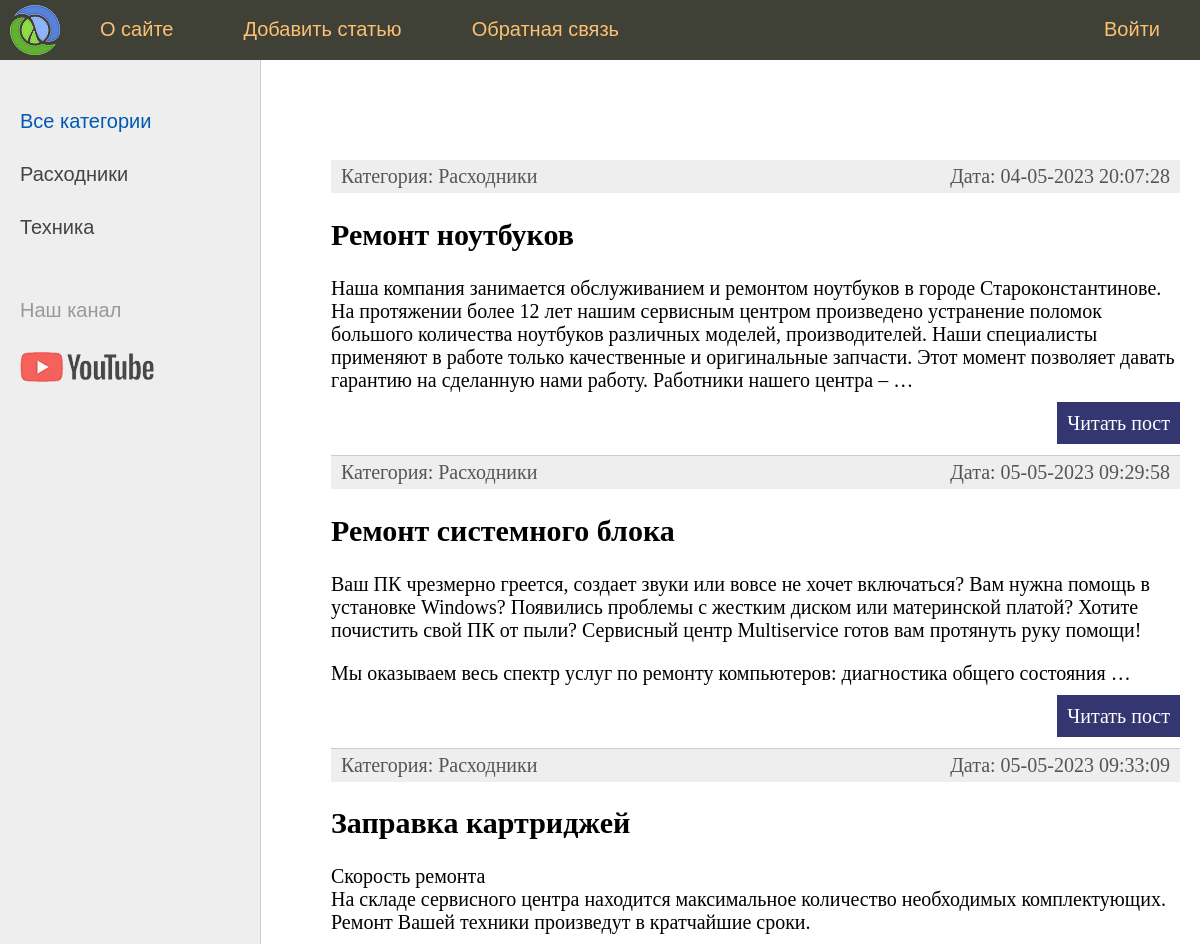
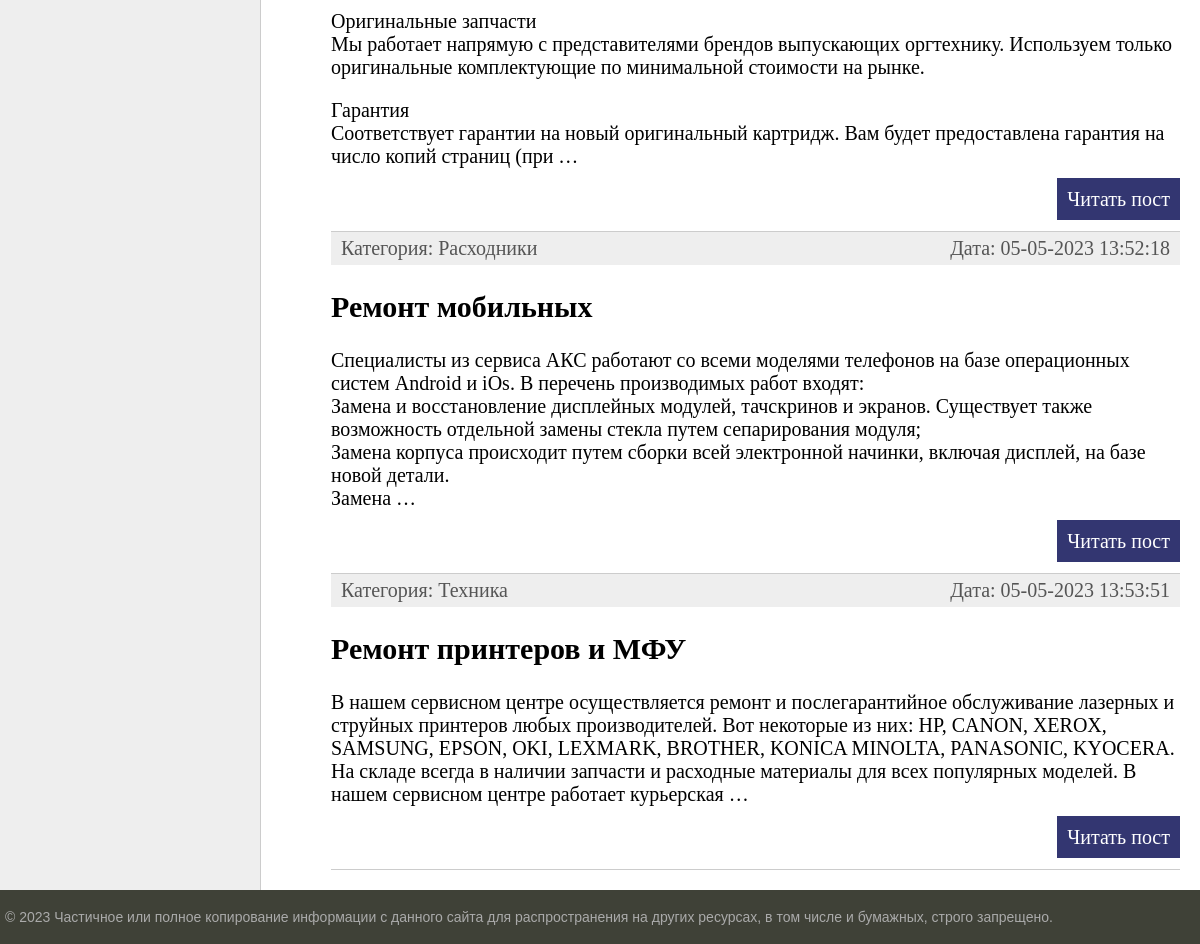
Before: / with the older database file (2 pictures, top to bottom).
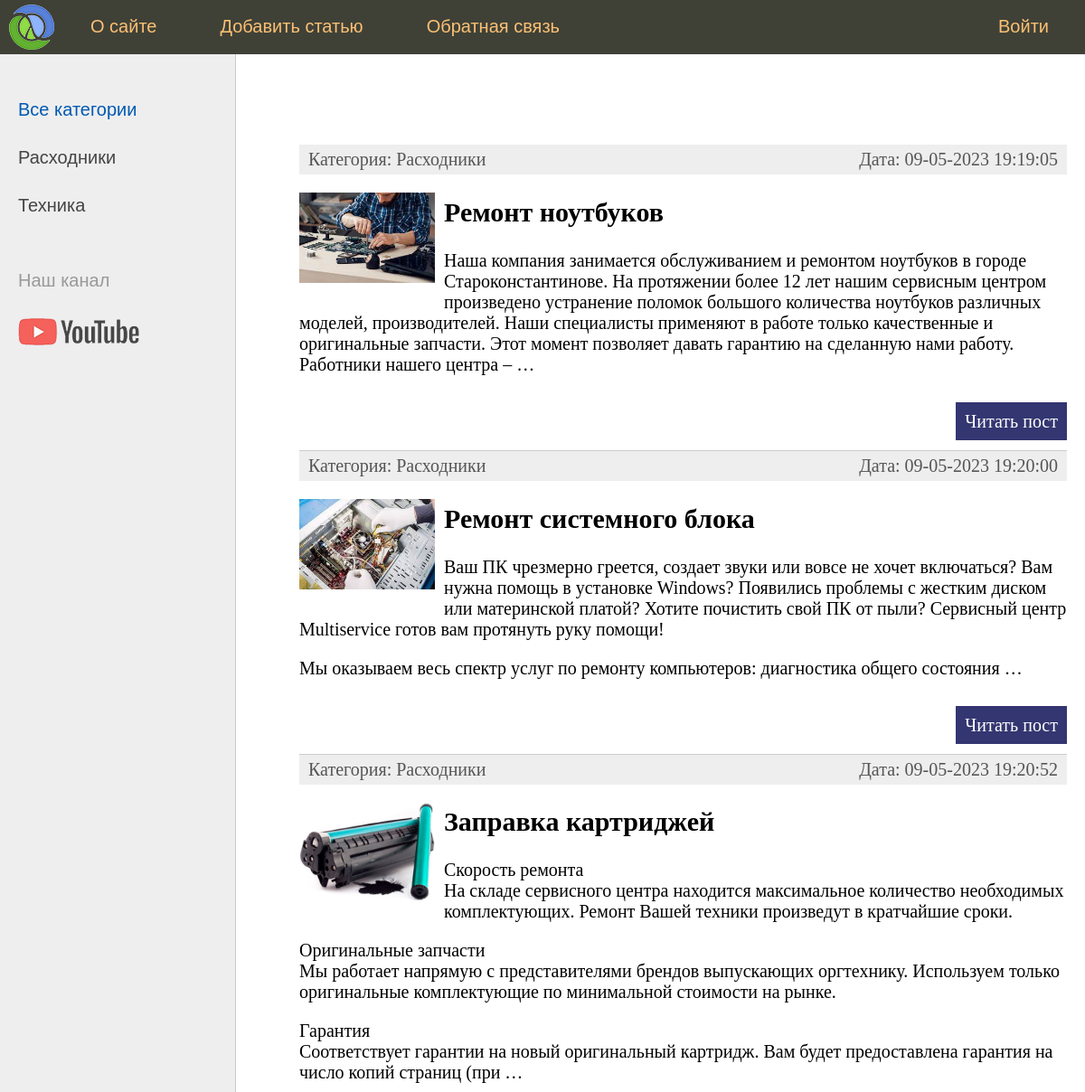
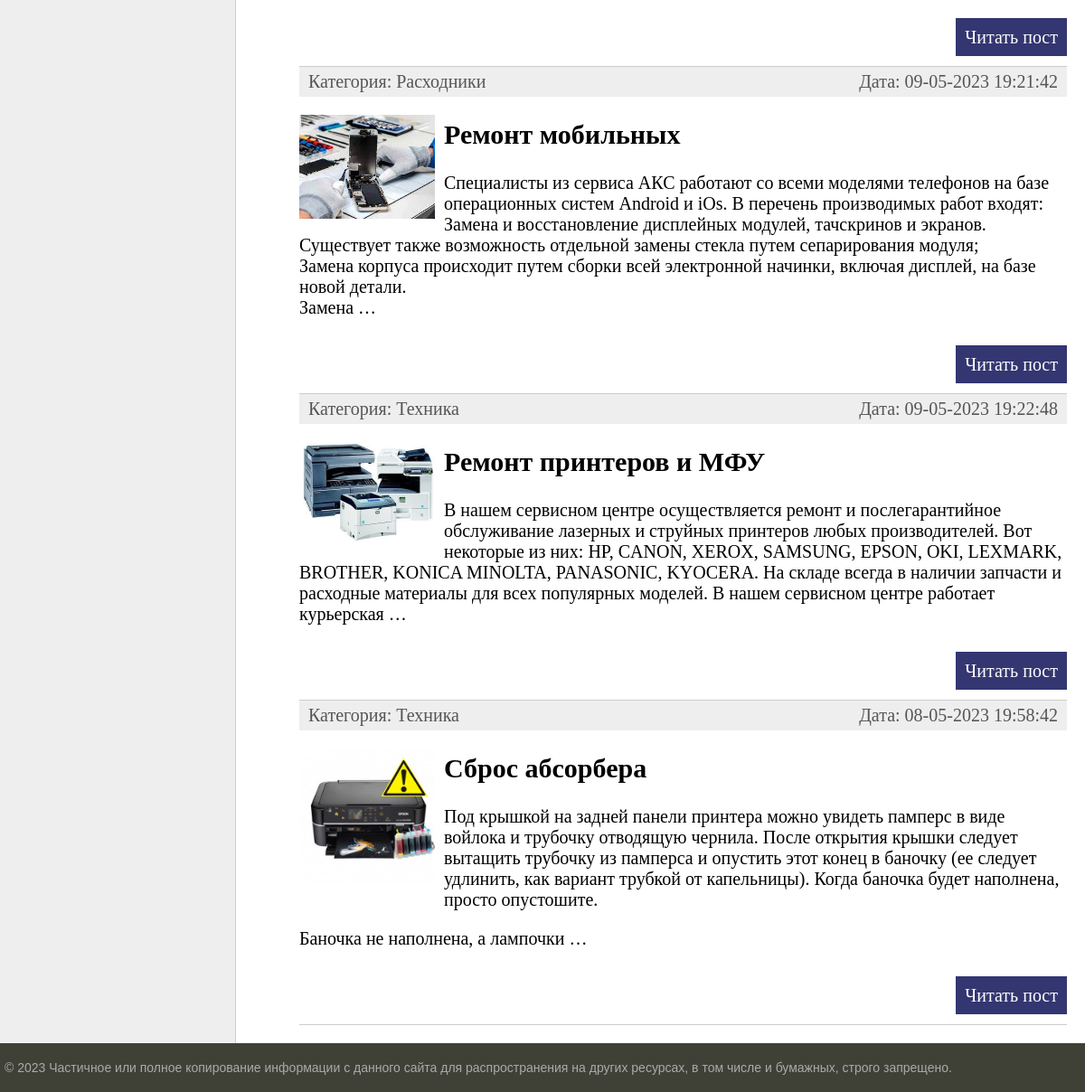
After: the same page with the newer database file (2 pictures, top to bottom).
### service/models.py (models this page shows, shortened)
class Category(models.Model):
    name = models.CharField(max_length=100, db_index=True, verbose_name="Категория")
    def __str__(self):
        return self.name
    def get_absolute_url(self):
        return reverse('category', kwargs={'cat_id': self.pk})
    class Meta:
        verbose_name = 'Категория'
        verbose_name_plural = 'Категории'
        ordering = ['id']

class Service(models.Model):
    title = models.CharField(max_length=255, verbose_name="Заголовок")
    content = models.TextField(blank=True, verbose_name="Текст статьи")
    photo = models.ImageField(upload_to="photos/%Y/%m/%d", verbose_name="Фото")
    time_create = models.DateTimeField(auto_now_add=True, verbose_name="Время создания")
    time_update = models.DateTimeField(auto_now=True, verbose_name="Время изменения")
    is_published = models.BooleanField(default=True, verbose_name="Публикация")
    cat = models.ForeignKey('Category', on_delete=models.PROTECT, null=True, verbose_name="Категория")
    def get_absolute_url(self):
        return reverse('post', kwargs={'post_id': self.pk})
    class Meta:
        verbose_name = 'Сервисные работы'
        verbose_name_plural = 'Сервисные работы'
        ordering = ['time_create']

### service/views.py (the view)
# urls.py: path('', index, name='home'), #http://127.0.0.1:8000/
def index(request):
    posts = Service.objects.all()
    cats = Category.objects.all()
    context = {
        'posts': posts,
        'cats': cats,
        'menu': menu,
        'title': 'Главная страница',
        'cat_selected': 0,
    }
    return render(request, 'service/index.html', context=context)

### service/templates/service/index.html (shortened to what this page needs)
{% extends 'service/base.html' %}
{% block content %}
<ul class="list-articles">
	{% for p in posts %}
		<li><div class="article-panel">
			<p class="first">Категория: {{p.cat}}</p>
			<p class="last">Дата: {{p.time_update|date:"d-m-Y H:i:s"}}</p>
		</div>
			{% if p.photo %}
				<p><img class="img-article-left thumb" src="{{p.photo.url}}"></p>
			{% endif %}
			<h2>{{p.title}}</h2>
	{% autoescape on %}
	{{p.content|linebreaks|truncatewords:50}}
	{% endautoescape %}
			<p class="link-read-post"><a href="{{ p.get_absolute_url }}">Читать пост</a></p>
			</li>
	{% endfor %}
</ul>
{% endblock %}

### service/templates/service/base.html (shortened to what this page needs)
{% load static %}
<!DOCTYPE html>
<html>
<head>
	<link type="text/css" href="{% static 'service/css/styles.css' %}" rel="stylesheet" />
</head>
<body>
<table class="table-page" border=0 cellpadding="0" cellspacing="0">
<tr><td valign=top>
{% block mainmenu %}
		<div class="header">
			<ul id="mainmenu" class="mainmenu">
			<li class="logo"><a href="{% url 'home' %}"><div class="logo"></div></a></li>
{% for m in menu %}
	{% if not forloop.last %}
			<li><a href="{% url m.url_name %}">{{m.title}}</a></li>
	{% else %}
			<li class="last"><a href="{% url m.url_name %}">{{m.title}}</a></li>
	{% endif %}
{% endfor %}
			</ul>
		</div>
{% endblock mainmenu %}
<table class="table-content" border=0 cellpadding="0" cellspacing="0">
<tr>
	<td valign="top" class="left-chapters">
	<ul id="leftchapters">
		{% if cat_selected == 0 %}
		<li class="selected">Все категории</li>
		{% else %}
		<li><a href="{% url 'home' %}">Все категории</a></li>
		{% endif %}
		{% for c in cats %}
			{% if c.pk == cat_selected %}
				<li class="selected">{{c.name}}</li>
			{% else %}
				<li><a href="{{ c.get_absolute_url }}">{{c.name}}</a></li>
			{% endif %}
		{% endfor %}
		<li class="share">
		<p>Наш канал</p>
		<a class="share-yt" href="https://www.youtube.com/" target="_blank" rel="nofollow"></a>
		</li>
	</ul>
</td>
<td valign="top" class="content">
	<div class="content-text">
{% block content %}
{% endblock %}
	</div>
</td></tr></table>
</td></tr>
<tr><td valign=top>
	<div id="footer">
		<p>&copy; 2023 Частичное или полное копирование информации с данного сайта для распространения на других ресурсах, в том числе и бумажных, строго запрещено.</p>
	</div>
</td></tr></table>
</body>
</html>

### service/static/service/css/styles.css (style rules this page uses)
html, body { font-family: 'Arial'; margin: 0; padding: 0; height: 100%; width: 100%; color: #444; }
a { color: #0059b2; text-decoration: none; }
img { max-width: 600px; height: auto; }
img.img-article-left { max-width: 300px; height: auto; float: left; padding: 0 10px 10px 0; }
img.img-article-left.thumb { max-width: 150px; height: auto; }
p.link-read-post { text-align: right; }
p.link-read-post a { padding: 10px; min-width: 100px; background: #333671; color: #fff; text-decoration: none; }
div.article-panel { background: #eee; padding: 5px 10px 5px 10px; box-sizing: border-box; overflow: hidden; color: #555; }
div.article-panel p.first { margin: 0; float: left; }
div.article-panel p.last { margin: 0; float: right; }
ul.list-articles { list-style: none; margin: 0; padding: 0; }
ul.list-articles li { border-bottom: 1px solid #ccc; }
.table-page { width: 100%; height: 100%; vertical-align: top; }
.table-page tr { height: 100%; }
.header { background: #3F4137; height: 60px; }
.logo { background: url('../images/logo.png') no-repeat 10px 5px; width: 70px; height: 60px; }
ul.mainmenu { list-style: none; margin: 0; padding: 0; height: 60px; color: #fdc073; font-size: 20px; overflow: hidden; }
ul.mainmenu li { float: left; margin: 18px 40px 0 30px; }
ul.mainmenu li.logo { margin: 0; }
ul.mainmenu li.last { float: right; }
ul.mainmenu li a { color: #fdc073; text-decoration: none; }
.table-content { width: 100%; min-height: 100%; height: 100%; }
.left-chapters { margin: 0; background: #eee; border-right: 1px solid #ccc; min-height: 100%; }
.left-chapters ul { width: 230px; min-height: 100%; margin: 0; padding: 20px 10px 10px 20px; list-style: none; font-size: 20px; }
.left-chapters ul li { margin: 30px 0 0 0; color: #999; }
.left-chapters ul li.selected { color: #0059b2; }
.left-chapters ul li a { color: #444; text-decoration: none; }
.left-chapters ul li.share { margin: 60px 0 0 0; }
.left-chapters ul li.share p { margin: 30px 0 30px 0; }
.left-chapters ul li.share a { display: inline-block; width: 40px; height: 40px; margin: 0 20px 0 0; }
.left-chapters ul li.share a.share-yt { width: 100%; height: 30px; background: url('../images/share_yt.png') no-repeat 0 0 }
.content { padding: 40px 20px 20px 40px; width: 100%; box-sizing: border-box; }
.content-text { margin: 60px 0 0 30px; color: #000; font-size: 20px; font-family: Yandex Sans Display Light; }
#footer { box-sizing: border-box; background: #3F4137; padding: 5px; color: #aaa; font-size: 14px; font-family: Verdana, Geneva, Arial, Helvetica; text-align: left; overflow: hidden; }

Changed rows visible on the page:
changed Service "Ремонт ноутбуков": time_update "04-05-2023 20:07:28" → "09-05-2023 19:19:05"; photo: picture added
changed Service "Ремонт системного блока": time_update "05-05-2023 09:29:58" → "09-05-2023 19:20:00"; photo: picture added
changed Service "Заправка картриджей": time_update "05-05-2023 09:33:09" → "09-05-2023 19:20:52"; photo: picture added
changed Service "Ремонт мобильных": time_update "05-05-2023 13:52:18" → "09-05-2023 19:21:42"; photo: picture added
changed Service "Ремонт принтеров и МФУ": time_update "05-05-2023 13:53:51" → "09-05-2023 19:22:48"; photo: picture added
added Service: cat "Техника", time_update "08-05-2023 19:58:42", photo (picture), title "Сброс абсорбера", content "Под крышкой на задней панели принтера можно увидеть памперс в виде войлока и трубочку отводящую чернила. После открытия крышки следует вытащить трубочку из памперса и опустить этот конец в баночку (ее следует удлинить, как вариант трубкой от капельницы). Когда баночка будет наполнена, просто опустошите. Баночка не наполнена, а лампочки …"
